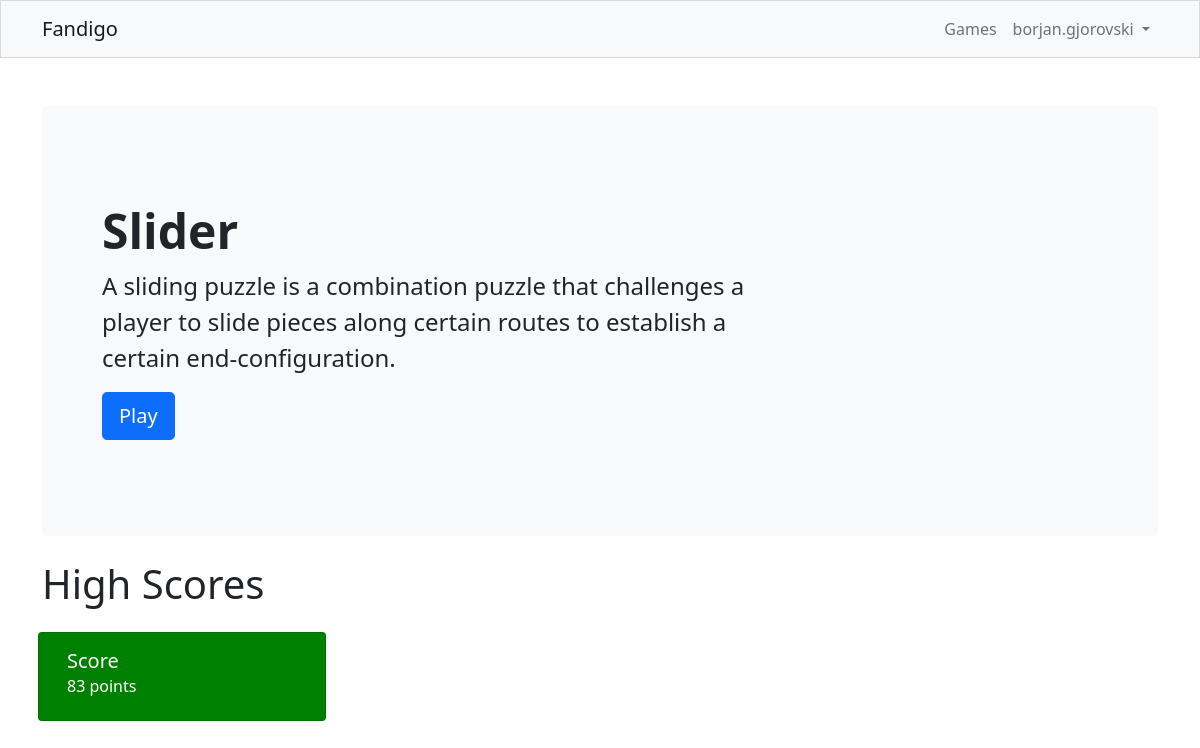
Screenshot of /games/2/ (signed in) with the database file from the repository.
### game/models.py (models this page shows, shortened)
class Game(models.Model):
    name = models.CharField(null=False, unique=True, blank=False, max_length=32)
    description = models.TextField(null=False, blank=False)
    link = models.CharField(null=False, unique=True, blank=False, max_length=256)
    image = models.CharField(null=False, blank=False, max_length=256)
    tags = TaggableManager()
    class Meta:
        ordering = ('-name',)

class Score(models.Model):
    account = models.ForeignKey(User, on_delete=models.CASCADE, related_name='scores', related_query_name='score')
    game = models.ForeignKey(Game, on_delete=models.CASCADE, related_name='scores', related_query_name='score')
    points = models.IntegerField(null=False, blank=False)
    class Meta:
        ordering = ('-points',)

### game/views.py (the view)
# urls.py: path('games/<pk>/', GameView.as_view(), name='game'),
class GameView(DetailView):
    template_name = 'game/game.html'
    model = Game
    context_object_name = 'game'
    def get_context_data(self, **kwargs):
        game = get_object_or_404(Game, pk=self.kwargs.get('pk'))
        if self.request.user.is_authenticated:
            context = {'game': game,
                       'scores': Score.objects.filter(game__in=(game,), account__in=(self.request.user,))}
        else:
            context = {'game': game}
        return context

### game/templates/game/game.html (shortened to what this page needs)
{% extends 'fandigo/layout.html' %}
{% block main %}
    <div class="container">
        <div class="mt-5">
            <div class="p-5 mb-4 bg-light rounded-3">
                <div class="container-fluid py-5">
                    <h1 class="display-5 fw-bold">{{ game.name }}</h1>
                    <p class="col-md-8 fs-4">{{ game.description }}</p>
                    <a class="btn btn-primary btn-lg" type="button" href="{{ game.link }}">Play</a>
                </div>
            </div>
            {% if user.is_authenticated %}
                <div>
                    <h1 class="mb-3">High Scores</h1>
                    <div class="row">
                        {% for score in scores %}
                            {% if forloop.first %}
                                <div class="card col-sm-3 m-2" style="width: 18rem; background-color: green;">
                                    <div class="card-body">
                                        <h5 class="card-title" style="color: white">Score</h5>
                                        <h6 class="card-subtitle mb-2 text-white">{{ score.points }} points</h6>
                                    </div>
                                </div>
                            {% endif %}
                        {% endfor %}
                    </div>
                </div>
            {% endif %}
        </div>
    </div>
{% endblock %}

### fandigo/templates/fandigo/layout.html (shortened to what this page needs)
{% load static %}
<!DOCTYPE html>
<html lang="en">
<head>
    <link href="https://cdn.jsdelivr.net/npm/bootstrap@5.1.1/dist/css/bootstrap.min.css" rel="stylesheet"
>
    <link rel="stylesheet" href="{% static 'fandigo/layout.css' %}">
</head>
<body>
<header>
    <nav class="navbar navbar-expand-lg navbar-light bg-light navbar-border">
        <div class="container">
            <a class="navbar-brand mb-0 h1" href="{% url 'game_landing' %}">Fandigo</a>
            <div class="collapse navbar-collapse" id="navbarNavDropdown">
                <ul class="navbar-nav ms-auto mr-5">
                    <li class="nav-item">
                        <a class="nav-link" href="{% url 'game_list' %}">Games</a>
                    </li>
                    <li class="nav-item dropdown">
                        {% if user.is_authenticated %}
                            <a class="nav-link dropdown-toggle" href="#" id="navbarDropdownMenuLink" role="button"
                               data-bs-toggle="dropdown" aria-expanded="false">
                                {{ user.username }}
                            </a>
                        {% endif %}
                    </li>
                </ul>
            </div>
        </div>
    </nav>
</header>
<main>
    {% block main %}
    {% endblock %}
</main>
</body>
</html>

### fandigo/static/fandigo/layout.css (style rules this page uses)
.navbar-border { border: 1px solid rgba(0, 0, 0, 0.125); }

### rows the page displays
Game: name "Slider", description "A sliding puzzle is a combination puzzle that challenges a player to slide pieces along certain routes to establish a certain end-configuration."
Score: points "83"

### other values shown
{{ user.username }} "borjan.gjorovski"
